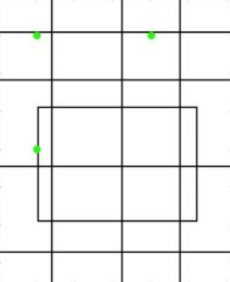
#> input picture pictures/drawing.png, 230 x 282 px, found by its file name
$ python 4_Affine_Transformation.py
#> lines starting #> are read from the running program, lines starting #| are printed output that depends on the picture
import numpy as np
import cv2 as cv
from matplotlib import pyplot as plt

img = cv.imread('pictures/drawing.png')
#> img is the input picture: shape (282, 230, 3); mean B, G, R 240.5, 241, 240.6
rows, cols, ch = img.shape
#> rows = 282; cols = 230; ch = 3

# 2*2 matris green noktalar
pts1 = np.float32([[50, 50], [200, 50], [50, 200]])
pts2 = np.float32([[100, 100], [200, 50], [100, 250]])

M = cv.getAffineTransform(pts1, pts2)
dst = cv.warpAffine(img, M, (cols, rows))
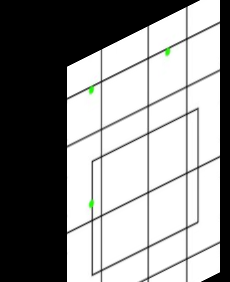
#> dst: shape (282, 230, 3); mean B, G, R 142.9, 143.3, 143

# çıktı
plt.subplot(121),plt.imshow(img),plt.title('orjinal')
plt.subplot(122),plt.imshow(dst),plt.title('dst')
plt.show()
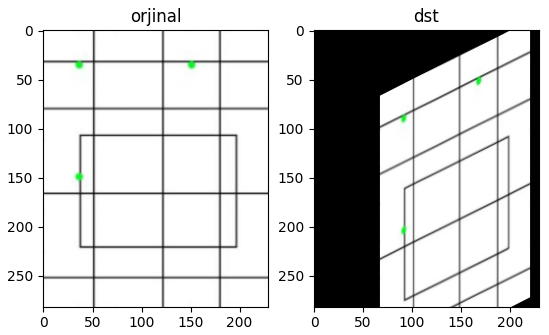
#> figure drawn by matplotlib, 2 panels; B, G, R data is drawn as R, G, B
